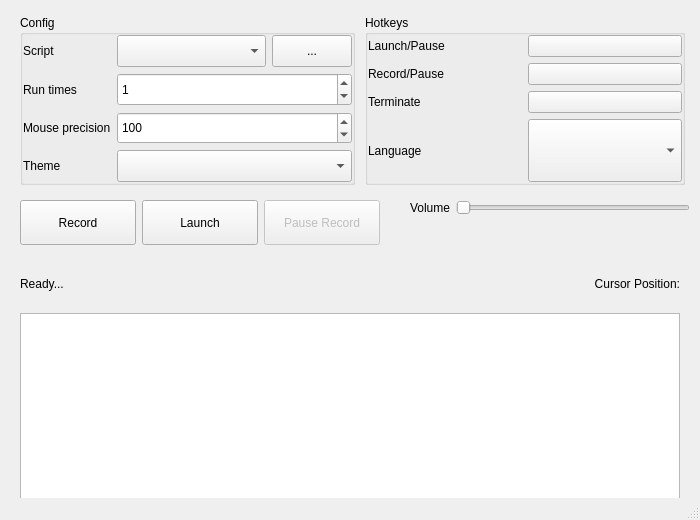
<?xml version="1.0" encoding="UTF-8"?>
<ui version="4.0">
 <class>UIView</class>
 <widget class="QMainWindow" name="UIView">
  <property name="geometry">
   <rect>
    <x>0</x>
    <y>0</y>
      <width>700</width>
      <height>520</height>
   </rect>
  </property>
  <property name="windowTitle">
   <string>KeymouseGo v5.2.1</string>
  </property>
  <property name="windowIcon">
   <iconset resource="assets.qrc">
    <normaloff>:/pic/Mondrian.png</normaloff>:/pic/Mondrian.png</iconset>
  </property>
  <widget class="QWidget" name="centralwidget">
   <widget class="QGroupBox" name="groupBox">
    <property name="geometry">
     <rect>
      <x>365</x>
      <y>15</y>
      <width>320</width>
      <height>170</height>
     </rect>
    </property>
    <property name="title">
     <string>Hotkeys</string>
    </property>
    <layout class="QGridLayout" name="gridLayout_3">
     <property name="leftMargin">
      <number>0</number>
     </property>
     <property name="topMargin">
      <number>0</number>
     </property>
     <property name="rightMargin">
      <number>0</number>
     </property>
     <property name="bottomMargin">
      <number>0</number>
     </property>
     <item row="3" column="0">
      <widget class="QLabel" name="label_language">
       <property name="text">
        <string>Language</string>
       </property>
      </widget>
     </item>
     <item row="2" column="0">
      <widget class="QLabel" name="label_stop">
       <property name="text">
        <string>Terminate</string>
       </property>
      </widget>
     </item>
     <item row="3" column="1">
      <widget class="QComboBox" name="choice_language">
       <property name="sizePolicy">
        <sizepolicy hsizetype="Minimum" vsizetype="Minimum">
         <horstretch>0</horstretch>
         <verstretch>0</verstretch>
        </sizepolicy>
       </property>
      </widget>
     </item>
     <item row="0" column="0">
      <widget class="QLabel" name="label_start_key">
       <property name="text">
        <string>Launch/Pause</string>
       </property>
      </widget>
     </item>
     <item row="1" column="0">
      <widget class="QLabel" name="label_record">
       <property name="text">
        <string>Record/Pause</string>
       </property>
      </widget>
     </item>
     <item row="0" column="1">
      <widget class="QPushButton" name="hotkey_start">
       <property name="text">
        <string/>
       </property>
      </widget>
     </item>
     <item row="1" column="1">
      <widget class="QPushButton" name="hotkey_record">
       <property name="text">
        <string/>
       </property>
      </widget>
     </item>
     <item row="2" column="1">
      <widget class="QPushButton" name="hotkey_stop">
       <property name="text">
        <string/>
       </property>
      </widget>
     </item>
    </layout>
   </widget>
   <widget class="QWidget" name="horizontalLayoutWidget">
    <property name="geometry">
     <rect>
      <x>20</x>
      <y>200</y>
      <width>360</width>
      <height>45</height>
     </rect>
    </property>
    <layout class="QHBoxLayout" name="horizontalLayout">
     <property name="sizeConstraint">
      <enum>QLayout::SetDefaultConstraint</enum>
     </property>
     <item>
      <widget class="QPushButton" name="btrecord">
       <property name="sizePolicy">
        <sizepolicy hsizetype="Minimum" vsizetype="Minimum">
         <horstretch>0</horstretch>
         <verstretch>0</verstretch>
        </sizepolicy>
       </property>
       <property name="text">
        <string>Record</string>
       </property>
      </widget>
     </item>
     <item>
      <widget class="QPushButton" name="btrun">
       <property name="sizePolicy">
        <sizepolicy hsizetype="Minimum" vsizetype="Minimum">
         <horstretch>0</horstretch>
         <verstretch>0</verstretch>
        </sizepolicy>
       </property>
       <property name="text">
        <string>Launch</string>
       </property>
      </widget>
     </item>
     <item>
      <widget class="QPushButton" name="btpauserecord">
       <property name="enabled">
        <bool>false</bool>
       </property>
       <property name="sizePolicy">
        <sizepolicy hsizetype="Minimum" vsizetype="Minimum">
         <horstretch>0</horstretch>
         <verstretch>0</verstretch>
        </sizepolicy>
       </property>
       <property name="text">
        <string>Pause Record</string>
       </property>
      </widget>
     </item>
    </layout>
   </widget>
   <widget class="QWidget" name="verticalLayoutWidget">
    <property name="geometry">
     <rect>
      <x>20</x>
      <y>260</y>
      <width>660</width>
      <height>245</height>
     </rect>
    </property>
    <layout class="QVBoxLayout" name="verticalLayout">
     <item>
      <layout class="QHBoxLayout" name="horizontalLayout_2">
       <item>
        <widget class="QLabel" name="tnumrd">
         <property name="text">
          <string>Ready...</string>
         </property>
        </widget>
       </item>
       <item>
        <widget class="QLabel" name="label_cursor_pos">
         <property name="layoutDirection">
          <enum>Qt::RightToLeft</enum>
         </property>
         <property name="text">
          <string>Cursor Position:</string>
         </property>
         <property name="alignment">
          <set>Qt::AlignRight|Qt::AlignTrailing|Qt::AlignVCenter</set>
         </property>
        </widget>
       </item>
      </layout>
     </item>
     <item>
      <widget class="QTextEdit" name="textlog">
       <property name="enabled">
        <bool>true</bool>
       </property>
       <property name="sizePolicy">
        <sizepolicy hsizetype="Minimum" vsizetype="Minimum">
         <horstretch>0</horstretch>
         <verstretch>0</verstretch>
        </sizepolicy>
       </property>
       <property name="readOnly">
        <bool>true</bool>
       </property>
      </widget>
     </item>
    </layout>
   </widget>
   <widget class="QWidget" name="formLayoutWidget_3">
    <property name="geometry">
     <rect>
      <x>410</x>
      <y>200</y>
      <width>280</width>
      <height>35</height>
     </rect>
    </property>
    <layout class="QFormLayout" name="formLayout_3">
     <item row="0" column="0">
      <widget class="QLabel" name="label_volume">
       <property name="text">
        <string>Volume</string>
       </property>
      </widget>
     </item>
     <item row="0" column="1">
      <widget class="QSlider" name="volumeSlider">
       <property name="orientation">
        <enum>Qt::Horizontal</enum>
       </property>
      </widget>
     </item>
    </layout>
   </widget>
   <widget class="QGroupBox" name="groupBox_2">
    <property name="geometry">
     <rect>
      <x>20</x>
      <y>15</y>
      <width>335</width>
      <height>170</height>
     </rect>
    </property>
    <property name="title">
     <string>Config</string>
    </property>
    <layout class="QGridLayout" name="gridLayout_4">
     <property name="leftMargin">
      <number>0</number>
     </property>
     <property name="topMargin">
      <number>0</number>
     </property>
     <property name="rightMargin">
      <number>0</number>
     </property>
     <property name="bottomMargin">
      <number>0</number>
     </property>
     <item row="3" column="1">
      <widget class="QComboBox" name="choice_theme">
       <property name="sizePolicy">
        <sizepolicy hsizetype="Minimum" vsizetype="Minimum">
         <horstretch>0</horstretch>
         <verstretch>0</verstretch>
        </sizepolicy>
       </property>
      </widget>
     </item>
     <item row="2" column="0">
      <widget class="QLabel" name="label_execute_interval">
       <property name="text">
        <string>Mouse precision</string>
       </property>
      </widget>
     </item>
     <item row="3" column="0">
      <widget class="QLabel" name="label_theme">
       <property name="text">
        <string>Theme</string>
       </property>
      </widget>
     </item>
     <item row="2" column="1">
      <widget class="QSpinBox" name="mouse_move_interval_ms">
       <property name="sizePolicy">
        <sizepolicy hsizetype="Minimum" vsizetype="Minimum">
         <horstretch>0</horstretch>
         <verstretch>0</verstretch>
        </sizepolicy>
       </property>
       <property name="minimum">
        <number>1</number>
       </property>
       <property name="maximum">
        <number>1000</number>
       </property>
       <property name="value">
        <number>100</number>
       </property>
      </widget>
     </item>
     <item row="0" column="1">
      <layout class="QGridLayout" name="gridLayout" columnstretch="3,1">
       <property name="sizeConstraint">
        <enum>QLayout::SetDefaultConstraint</enum>
       </property>
       <item row="0" column="0">
        <widget class="QComboBox" name="choice_script">
         <property name="sizePolicy">
          <sizepolicy hsizetype="Minimum" vsizetype="Minimum">
           <horstretch>0</horstretch>
           <verstretch>0</verstretch>
          </sizepolicy>
         </property>
        </widget>
       </item>
       <item row="0" column="1">
        <widget class="QPushButton" name="bt_open_script_files">
         <property name="sizePolicy">
          <sizepolicy hsizetype="Minimum" vsizetype="Minimum">
           <horstretch>0</horstretch>
           <verstretch>0</verstretch>
          </sizepolicy>
         </property>
         <property name="text">
          <string>...</string>
         </property>
        </widget>
       </item>
      </layout>
     </item>
     <item row="0" column="0">
      <widget class="QLabel" name="label_script">
       <property name="text">
        <string>Script</string>
       </property>
      </widget>
     </item>
     <item row="1" column="0">
      <widget class="QLabel" name="label_run_times">
       <property name="text">
        <string>Run times</string>
       </property>
      </widget>
     </item>
     <item row="1" column="1">
      <widget class="QSpinBox" name="stimes">
       <property name="sizePolicy">
        <sizepolicy hsizetype="Minimum" vsizetype="Minimum">
         <horstretch>0</horstretch>
         <verstretch>0</verstretch>
        </sizepolicy>
       </property>
       <property name="maximum">
        <number>99999</number>
       </property>
       <property name="value">
        <number>1</number>
       </property>
      </widget>
     </item>
    </layout>
   </widget>
  </widget>
  <widget class="QMenuBar" name="menubar">
   <property name="geometry">
    <rect>
     <x>0</x>
     <y>0</y>
     <width>700</width>
     <height>24</height>
    </rect>
   </property>
  </widget>
  <widget class="QStatusBar" name="statusbar"/>
 </widget>
 <resources>
  <include location="assets.qrc"/>
 </resources>
 <connections/>
</ui>
